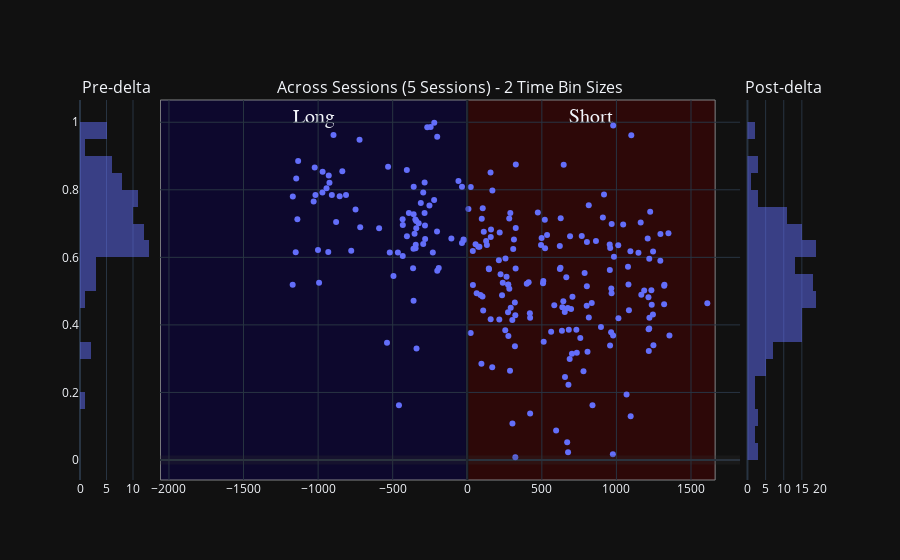

The cell this chart's notebook holds for it:
### Code cell
## User non-selected:
scatter_title = f'user_approved_ripple_df Sevveral Sessions {variable_name}'
# variable_name = 'wcorr_abs_diff'
px_scatter_kwargs = {'x': 'delta_aligned_start_t', 'y': variable_name, 'title': scatter_title, 'range_y': [0.0, 1.0], 'labels': {'session_name': 'Session', 'time_bin_size': 'tbin_size'}} # , 'color': 'time_bin_size'
new_fig_ripples = plotly_pre_post_delta_scatter(data_results_df=deepcopy(user_approved_ripple_df), out_scatter_fig=None, histogram_bins=histogram_bins,
                        px_scatter_kwargs=px_scatter_kwargs, histogram_variable_name=variable_name, forced_range_y=None,
                        time_delta_tuple=(earliest_delta_aligned_t_start, 0.0, latest_delta_aligned_t_end))
new_fig_ripples

### Figure 1 — Plotly figure (JSON) as saved in the notebook; plotly's stock layout.template omitted (floating-point values rounded to 4 significant figures; data arrays with more than 128 entries replaced by an {"elided": "..."} marker saying what was removed)
{"data": [{"alignmentgroup": "True", "bingroup": "y", "hovertemplate": "count=%{x}<br>P_Long=%{y}<extra></extra>", "legendgroup": "", "marker": {"color": "#636efa", "opacity": 0.5, "pattern": {"shape": ""}}, "name": "", "nbinsy": 25, "offsetgroup": "", "orientation": "h", "showlegend": false, "type": "histogram", "xaxis": "x", "y": [0.3468, 0.8685, 0.6142, 0.6257, 0.7279, 0.6271, 0.761, 0.6395, 0.7922, 0.6146, 0.7805, 0.8048, 0.6155, 0.7809, 0.7416, 0.6888, 0.7128, 0.604, 0.6959, 0.6624, 0.5678, 0.4714, 0.7118, 0.6371, 0.7072, 0.701, 0.7316, 0.6541, 0.7532, 0.77, 0.9573, 0.5604, 0.5685, 0.6561, 0.6424, 0.6531, 0.6512, 0.8208, 0.9624, 0.7046, 0.8546, 0.6198, 0.9479, 0.6864, 0.5447, 0.6147, 0.1622, 0.8587, 0.7312, 0.8091, 0.6695, 0.3304, 0.8217, 0.6944, 0.9849, 0.9855, 0.9985, 0.6768, 0.8093, 0.5189, 0.6151, 0.8336, 0.7131, 0.885, 0.7652, 0.8662, 0.7843, 0.6218, 0.5247, 0.792, 0.8531, 0.8422, 0.7846, 0.7846, 0.6864, 0.8261], "yaxis": "y"}, {"hovertemplate": "delta_aligned_start_t=%{x}<br>P_Long=%{y}<extra></extra>", "legendgroup": "", "marker": {"color": "#636efa", "symbol": "circle"}, "mode": "markers", "name": "", "orientation": "v", "showlegend": false, "type": "scatter", "x": {"elided": "234 float values"}, "xaxis": "x2", "y": {"elided": "234 float values"}, "yaxis": "y2"}, {"alignmentgroup": "True", "bingroup": "y", "hovertemplate": "count=%{x}<br>P_Long=%{y}<extra></extra>", "legendgroup": "", "marker": {"color": "#636efa", "opacity": 0.5, "pattern": {"shape": ""}}, "name": "", "nbinsy": 25, "offsetgroup": "", "orientation": "h", "showlegend": false, "type": "histogram", "xaxis": "x3", "y": {"elided": "158 float values"}, "yaxis": "y3"}], "layout": {"annotations": [{"font": {"size": 16}, "showarrow": false, "text": "Pre-delta", "x": 0.049, "xanchor": "center", "xref": "paper", "y": 1, "yanchor": "bottom", "yref": "paper"}, {"font": {"size": 16}, "showarrow": false, "text": "Across Sessions (5 Sessions) - 2 Time Bin Sizes", "x": 0.5, "xanchor": "center", "xref": "paper", "y": 1, "yanchor": "bottom", "yref": "paper"}, {"font": {"size": 16}, "showarrow": false, "text": "Post-delta", "x": 0.951, "xanchor": "center", "xref": "paper", "y": 1, "yanchor": "bottom", "yref": "paper"}], "barmode": "overlay", "shapes": [{"line": {"color": "rgba(0.2,0.2,0.2,.25)", "width": 9}, "type": "line", "x0": 0, "x1": 1, "xref": "x2 domain", "y0": 0, "y1": 0, "yref": "y2"}, {"line": {"color": "rgba(0,0,0,.25)", "width": 3}, "type": "line", "x0": 0, "x1": 0, "xref": "x2", "y0": 0, "y1": 1, "yref": "y2 domain"}, {"fillcolor": "#0b0049", "label": {"font": {"family": "Times New Roman", "size": 20}, "text": "Long", "textposition": "top center"}, "layer": "below", "line": {"width": 1}, "opacity": 0.5, "type": "rect", "x0": -2057.0, "x1": 0, "xref": "x2", "y0": 0, "y1": 1, "yref": "y2 domain"}, {"fillcolor": "#490000", "label": {"font": {"family": "Times New Roman", "size": 20}, "text": "Short", "textposition": "top center"}, "layer": "below", "line": {"width": 1}, "opacity": 0.5, "type": "rect", "x0": 0, "x1": 1662.0, "xref": "x2", "y0": 0, "y1": 1, "yref": "y2 domain"}], "xaxis": {"anchor": "y", "domain": [0, 0.098]}, "xaxis2": {"anchor": "y2", "domain": [0.108, 0.892]}, "xaxis3": {"anchor": "y3", "domain": [0.902, 1]}, "yaxis": {"anchor": "x", "domain": [0, 1]}, "yaxis2": {"anchor": "x2", "domain": [0, 1], "matches": "y", "showticklabels": false}, "yaxis3": {"anchor": "x3", "domain": [0, 1], "matches": "y", "showticklabels": false}}}
